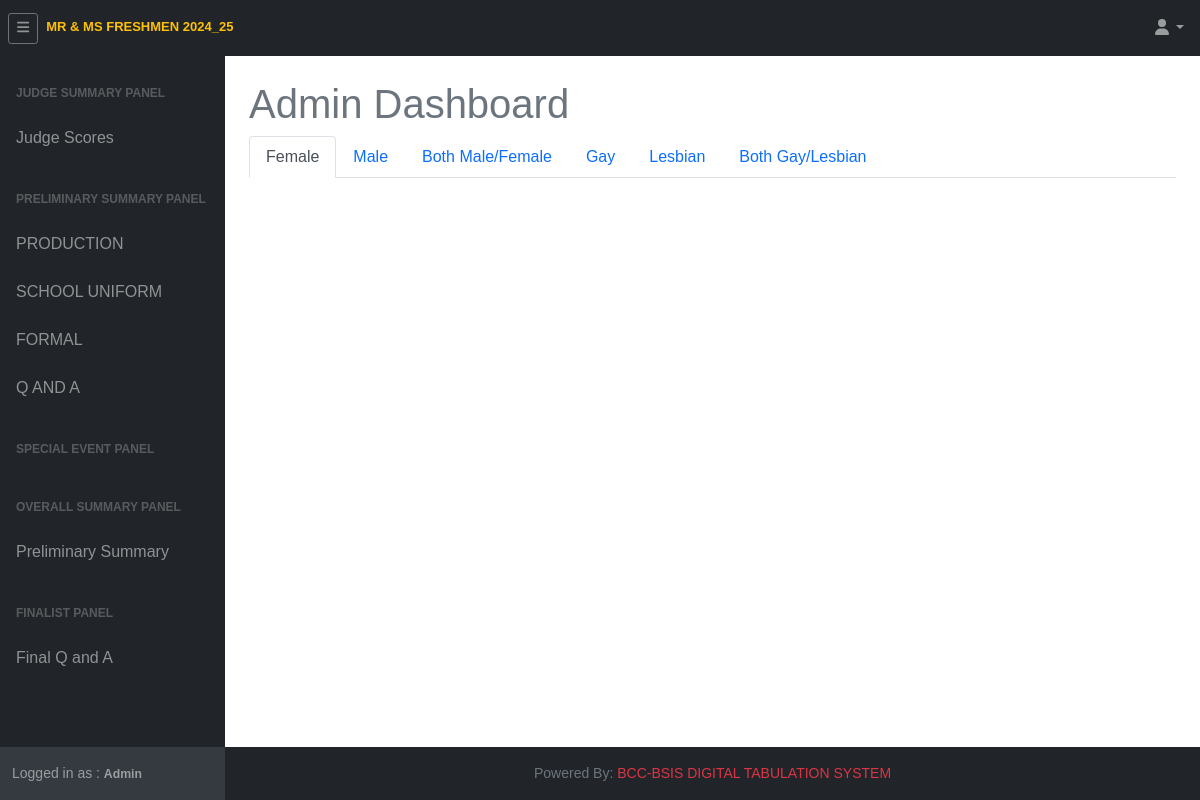
The app's page /tri.admin/adminHome.php (signed in) with its own data.
### tables this page shows
CREATE TABLE `setting` (
  `id` int(11) NOT NULL,
  `condition_final` varchar(10) DEFAULT NULL,
  `pageant_name` varchar(255) DEFAULT NULL,
  `isGeneral` varchar(4) DEFAULT NULL,
  `logo` varchar(255) DEFAULT NULL,
  `cover_photo` varchar(255) DEFAULT NULL,
  `weighted_scoring` tinyint(4) DEFAULT NULL
);

CREATE TABLE `event` (
  `id` int(11) NOT NULL,
  `code` varchar(10) DEFAULT NULL,
  `event_type` varchar(6) DEFAULT NULL,
  `event_name` varchar(45) DEFAULT NULL,
  `event_percentage` varchar(10) DEFAULT NULL,
  `added_by` varchar(10) DEFAULT NULL,
  `added_timestamp` timestamp NULL DEFAULT NULL,
  `updated_by` varchar(10) DEFAULT NULL,
  `updated_timestamp` timestamp NULL DEFAULT NULL
);

CREATE TABLE `user` (
  `id` int(11) NOT NULL,
  `code` varchar(16) DEFAULT NULL,
  `username` varchar(90) DEFAULT NULL,
  `password` varchar(255) DEFAULT NULL,
  `name` varchar(45) DEFAULT NULL,
  `types` varchar(45) DEFAULT NULL,
  `category` varchar(15) DEFAULT NULL,
  `is_both` tinyint(1) DEFAULT NULL,
  `status` tinyint(1) DEFAULT NULL,
  `added_by` varchar(16) DEFAULT NULL,
  `added_timestamp` timestamp NULL DEFAULT NULL,
  `updated_by` varchar(16) DEFAULT NULL,
  `updated_timestamp` timestamp NULL DEFAULT NULL
);

### include/settings.php (called while the page is built, shortened)
<?php
$settings = mysqli_query($db, "SELECT * FROM setting") or die('query failed');
if(mysqli_num_rows($settings) > 0){
            $fetchSettings = mysqli_fetch_assoc($settings);
}
?>

### include/admininclude/adminSession.php (called while the page is built, shortened)
<?php
$admin = $_SESSION['admin'];
?>

### tri.admin/adminHome.php (the view, shortened to what this page needs)
<?php
    require '../include/connector/dbconn.php';
    require '../include/admininclude/adminSession.php';
    include "../include/settings.php";
?>
<!DOCTYPE html>
<html lang="en">
    <head>
        <link href="../css/dataTable.css" rel="stylesheet" />
        <link href="../css/styles.css" rel="stylesheet" />
        <link rel="stylesheet" href="../css/jquery-ui.min.css">
    </head>
    <body class="sb-nav-fixed">
    <?php include "../include/admininclude/adminTopNav.php";?>
        <div id="layoutSidenav">
            <div id="layoutSidenav_nav">
            <?php include "../include/admininclude/adminSideNav.php";?>
            </div>
            <div id="layoutSidenav_content">
                <main>
                    <div class="container-fluid px-4">
                        <h1 class="mt-4 text-muted">Admin Dashboard</h1>
                        <ul class="nav nav-tabs" id="genderTabs" role="tablist">
                            <li class="nav-item" role="presentation">
                            <button class="nav-link active" id="female-tab" data-bs-toggle="tab" data-bs-target="#female"
                                    type="button" role="tab" aria-controls="female" aria-selected="true">Female</button>
                            </li>
                            <li class="nav-item" role="presentation">
                            <button class="nav-link" id="male-tab" data-bs-toggle="tab" data-bs-target="#male"
                                    type="button" role="tab" aria-controls="male" aria-selected="false">Male</button>
                            </li>
                            <li class="nav-item" role="presentation">
                            <button class="nav-link" id="both-mf-tab" data-bs-toggle="tab" data-bs-target="#both-mf"
                                    type="button" role="tab" aria-controls="both-mf" aria-selected="false">Both Male/Female</button>
                            </li>
                            <li class="nav-item" role="presentation">
                            <button class="nav-link" id="gay-tab" data-bs-toggle="tab" data-bs-target="#gay"
                                    type="button" role="tab" aria-controls="gay" aria-selected="false">Gay</button>
                            </li>
                            <li class="nav-item" role="presentation">
                            <button class="nav-link" id="lesbian-tab" data-bs-toggle="tab" data-bs-target="#lesbian"
                                    type="button" role="tab" aria-controls="lesbian" aria-selected="false">Lesbian</button>
                            </li>
                            <li class="nav-item" role="presentation">
                            <button class="nav-link" id="both-gl-tab" data-bs-toggle="tab" data-bs-target="#both-gl"
                                    type="button" role="tab" aria-controls="both-gl" aria-selected="false">Both Gay/Lesbian</button>
                            </li>
                        </ul>
                    </div>
                </main>
                <?php include "../include/footer.php";?>
            </div>
        </div>
    </body>
</html>

### include/admininclude/adminTopNav.php (shortened to what this page needs)
<nav class="sb-topnav navbar navbar-expand navbar-dark bg-dark">
            <button class="btn btn-link btn-sm order-1 order-lg-0 me-3 me-lg-0 ms-2 border border-secondary" id="sidebarToggle" href="#!"><i class="fas fa-bars"></i></button>
            <a class="navbar-brand ms-2 mb-2" href="../tri.admin/adminHome.php"><b class="text-warning" style="font-size: small;"><?= $fetchSettings['pageant_name']?></b></a>
            <ul class="navbar-nav me-2 ms-auto">
                <li class="nav-item dropdown">
                    <a class="nav-link dropdown-toggle" id="navbarDropdown" href="#" role="button" data-bs-toggle="dropdown" aria-expanded="false"><i class="fas fa-user fa-fw"></i></a>
                </li>
            </ul>
</nav>

### include/admininclude/adminSideNav.php (shortened to what this page needs)
<?php
         $select = mysqli_query($db, "SELECT * FROM user WHERE code = '$admin' ") or die('query failed');
         if(mysqli_num_rows($select) > 0){
            $fetch = mysqli_fetch_assoc($select);
         }
?>
<div id="layoutSidenav_nav">
                <nav class="sb-sidenav accordion sb-sidenav-dark" id="sidenavAccordion">
                    <div class="sb-sidenav-menu">
                        <div class="nav category-buttons">
                        <div class="sb-sidenav-menu-heading">Judge Summary Panel</div>
                            <a class="event_category nav-link" href="adminJudgeAjax.php">
                                Judge Scores
                            </a>
                        <div class="sb-sidenav-menu-heading">Preliminary Summary Panel</div>
                            <?php
                                $eventCategoryQuery = eventListPreliminary;
                                $resultEventCategory = mysqli_query($db, $eventCategoryQuery);
                                if ($resultEventCategory->num_rows > 0) {
                                    foreach ($resultEventCategory as $eventCategoryResult) {
                                        $eventCode = htmlspecialchars($eventCategoryResult['code']);
                                        $event_name = htmlspecialchars($eventCategoryResult['event_name']);
                                        ?>
                                        <a class="event_category nav-link" href="adminHome.php#"
                                                data-code='<?= $eventCode?>'>
                                            <?= $event_name ?>
                                        </a>
                                        <?php
                                    }
                                }
                            ?>
                            <div class="sb-sidenav-menu-heading">Special Event Panel</div>
                            <div class="sb-sidenav-menu-heading">Overall Summary Panel</div>
                            <a class="event_category nav-link" href="adminSummary.php">
                                Preliminary Summary
                            </a>
                            <div class="sb-sidenav-menu-heading">Finalist Panel</div>
                            <?php
                                $eventFinalQuery = eventListFinal;
                                $resultEventFinal = mysqli_query($db, $eventFinalQuery);
                                if ($resultEventFinal->num_rows > 0) {
                                    foreach ($resultEventFinal as $eventCategoryFinalResult) {
                                        $eventFinalCode = htmlspecialchars($eventCategoryFinalResult['code']);
                                        $event_name_final = htmlspecialchars($eventCategoryFinalResult['event_name']);
                                        ?>
                                        <a class="event_category_final nav-link" href="adminHome.php#"
                                                data-code='<?= $eventFinalCode?>'>
                                            <?= $event_name_final ?>
                                        </a>
                                        <?php
                                    }
                                }
                            ?>
                        </div>
                    </div>
                    <div class="sb-sidenav-footer py-3">
                        <div class="small">Logged in as :
                            <small class="fw-bold"><?php echo $fetch['name']; ?></small>
                        </div>
                    </div>
                </nav>
            </div>

### tri.admin/adminHome.php (style rules this page uses)
body { margin: 0; background-size: cover; background-position: center; background-repeat: no-repeat; background-attachment: fixed; font-family: Arial; }

### records on screen
setting: pageant_name "MR & MS FRESHMEN 2024_25"
event: event_name "PRODUCTION"
event: event_name "SCHOOL UNIFORM"
event: event_name "FORMAL"
event: event_name "Q AND A"
event: event_name "Final Q and A"
user: name "Admin"
